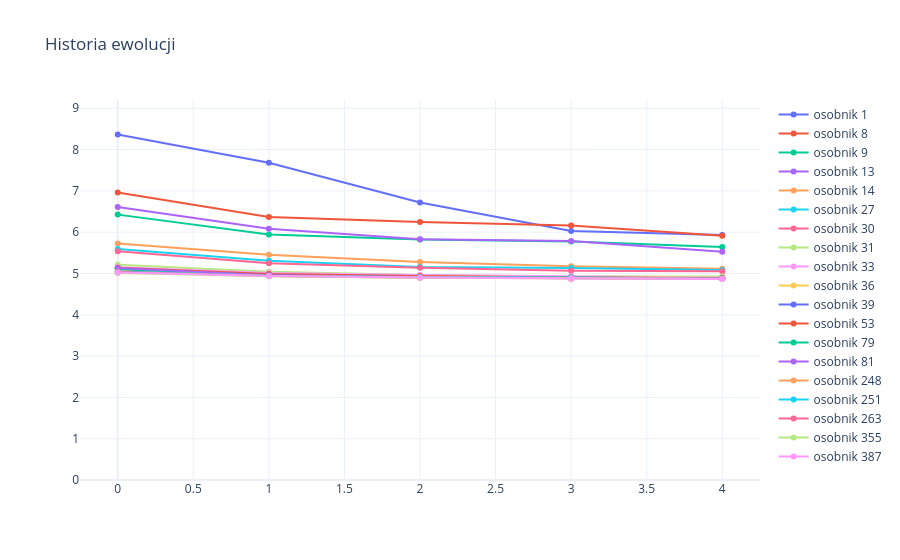

Notebook code cell kept with this figure:
### Code cell
import pandas as pd
import re
import plotly.graph_objects as go

# --- helper: wyciąga float z "tensor(4.9219)"
def parse_tensor(x):
    if isinstance(x, str):
        m = re.search(r"tensor\(([-+]?\d*\.?\d+)\)", x)
        if m:
            return float(m.group(1))
    return float(x)

# --- wczytanie danych
df_children = pd.read_csv("/home/piotr/repos/magisterka/outputs/PIERWSZY_RUN_EWOLUCJI/children.csv")
df_children["score_clean"] = df_children["score"].apply(parse_tensor)
osobniki_id_best = df_children[df_children['score_clean'] < df_children['score_clean'].cummin().shift(1, fill_value=float('inf'))]['osobnik_id'].tolist()


df_epochs = pd.read_csv("/home/piotr/repos/magisterka/outputs/PIERWSZY_RUN_EWOLUCJI/epochs.csv")
df_epochs["score"] = df_epochs["score"].apply(parse_tensor)
df_filtered = df_epochs[df_epochs['osobnik'].isin(osobniki_id_best)]
n_osobnikow = len(osobniki_id_best)
fig = go.Figure()

for i, os_id in enumerate(osobniki_id_best):
    data = df_filtered[df_filtered['osobnik'] == os_id]
    fig.add_trace(
        go.Scatter(
            x=data['epoch'], 
            y=data['score'],
            mode='lines+markers',
            name=f"osobnik {os_id}"
        )
    )


fig.update_layout(
    yaxis=dict(range=[0, df_filtered['score'].max() * 1.1]), # od 0 do max + 10% zapasu
    title_text="Historia ewolucji",
    showlegend=True,
    template="plotly_white"
)

fig.show()
fig.write_html("historia_ewolucji_1.html" ,config={"scrollZoom": True})

### Figure 1 — Plotly figure (JSON) as saved in the notebook; plotly's stock layout.template omitted (floating-point values rounded to 4 significant figures)
{"data": [{"mode": "lines+markers", "name": "osobnik 1", "type": "scatter", "x": [0, 1, 2, 3, 4], "y": [8.364, 7.68, 6.721, 6.028, 5.929]}, {"mode": "lines+markers", "name": "osobnik 8", "type": "scatter", "x": [0, 1, 2, 3, 4], "y": [6.964, 6.365, 6.244, 6.165, 5.914]}, {"mode": "lines+markers", "name": "osobnik 9", "type": "scatter", "x": [0, 1, 2, 3, 4], "y": [6.425, 5.944, 5.821, 5.773, 5.642]}, {"mode": "lines+markers", "name": "osobnik 13", "type": "scatter", "x": [0, 1, 2, 3, 4], "y": [6.607, 6.085, 5.827, 5.786, 5.524]}, {"mode": "lines+markers", "name": "osobnik 14", "type": "scatter", "x": [0, 1, 2, 3, 4], "y": [5.726, 5.453, 5.279, 5.174, 5.112]}, {"mode": "lines+markers", "name": "osobnik 27", "type": "scatter", "x": [0, 1, 2, 3, 4], "y": [5.596, 5.309, 5.156, 5.131, 5.087]}, {"mode": "lines+markers", "name": "osobnik 30", "type": "scatter", "x": [0, 1, 2, 3, 4], "y": [5.541, 5.249, 5.142, 5.068, 5.052]}, {"mode": "lines+markers", "name": "osobnik 31", "type": "scatter", "x": [0, 1, 2, 3, 4], "y": [5.209, 5.04, 4.963, 4.929, 4.925]}, {"mode": "lines+markers", "name": "osobnik 33", "type": "scatter", "x": [0, 1, 2, 3, 4], "y": [5.15, 5.014, 4.961, 4.933, 4.902]}, {"mode": "lines+markers", "name": "osobnik 36", "type": "scatter", "x": [0, 1, 2, 3, 4], "y": [5.088, 4.965, 4.926, 4.903, 4.895]}, {"mode": "lines+markers", "name": "osobnik 39", "type": "scatter", "x": [0, 1, 2, 3, 4], "y": [5.112, 4.947, 4.917, 4.91, 4.887]}, {"mode": "lines+markers", "name": "osobnik 53", "type": "scatter", "x": [0, 1, 2, 3, 4], "y": [5.138, 4.986, 4.938, 4.901, 4.887]}, {"mode": "lines+markers", "name": "osobnik 79", "type": "scatter", "x": [0, 1, 2, 3, 4], "y": [5.11, 4.953, 4.909, 4.899, 4.887]}, {"mode": "lines+markers", "name": "osobnik 81", "type": "scatter", "x": [0, 1, 2, 3, 4], "y": [5.133, 4.96, 4.913, 4.885, 4.879]}, {"mode": "lines+markers", "name": "osobnik 248", "type": "scatter", "x": [0, 1, 2, 3, 4], "y": [5.05, 4.939, 4.908, 4.886, 4.878]}, {"mode": "lines+markers", "name": "osobnik 251", "type": "scatter", "x": [0, 1, 2, 3, 4], "y": [5.049, 4.946, 4.907, 4.901, 4.875]}, {"mode": "lines+markers", "name": "osobnik 263", "type": "scatter", "x": [0, 1, 2, 3, 4], "y": [5.037, 4.939, 4.896, 4.874, 4.87]}, {"mode": "lines+markers", "name": "osobnik 355", "type": "scatter", "x": [0, 1, 2, 3, 4], "y": [5.014, 4.935, 4.898, 4.883, 4.868]}, {"mode": "lines+markers", "name": "osobnik 387", "type": "scatter", "x": [0, 1, 2, 3, 4], "y": [5.026, 4.938, 4.902, 4.886, 4.867]}], "layout": {"showlegend": true, "title": {"text": "Historia ewolucji"}, "yaxis": {"range": [0, 9.2]}}}
